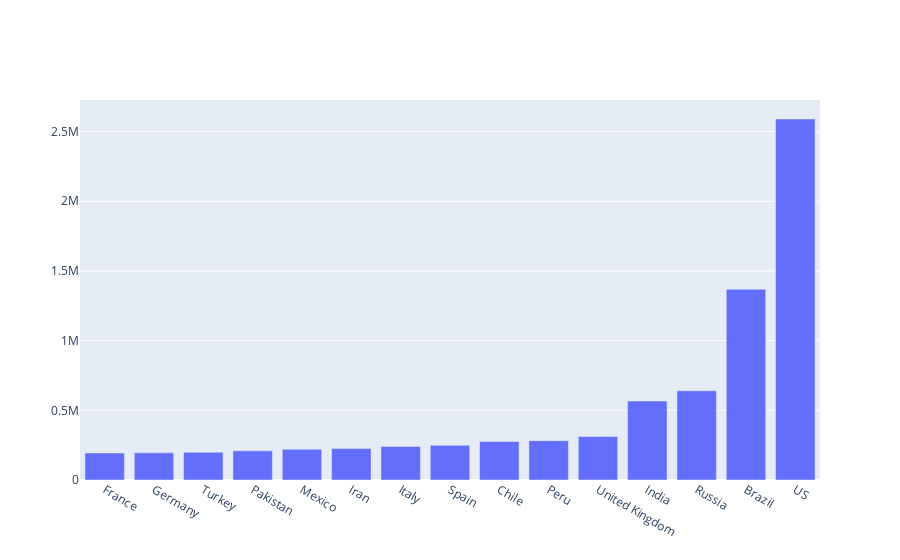

Here is the notebook cell this chart was saved with:
### Code cell
## Using plotly.graph_objs

tr1 = go.Bar(
    ## Plotted for top 15 countries
    x = data_overall.Country[173:],      
    y = data_overall.Confirmed[173:],
    name = 'Confirmed',
  #  text = data_overall.Country[173:]
)

tr2 = go.Bar(
    ## Plotted for top 15 countries
    x = data_overall.Country[173:],      
    y = data_overall.Deaths[173:],
    name = 'Confirmed',
  #  text = data_overall.Country[173:]
)


data1 = [tr1]
layout1 = go.Layout(barmode='group')
fig = go.Figure(data=data1 , layout=layout1)
iplot(fig)

### Figure 1 — Plotly figure (JSON) as saved in the notebook; plotly's stock layout.template omitted (floating-point values rounded to 4 significant figures)
{"data": [{"name": "Confirmed", "type": "bar", "x": ["France", "Germany", "Turkey", "Pakistan", "Mexico", "Iran", "Italy", "Spain", "Chile", "Peru", "United Kingdom", "India", "Russia", "Brazil", "US"], "y": [194109, 195042, 198613, 209337, 220657, 225205, 240436, 248970, 275999, 282365, 311965, 566840, 640246, 1368195, 2590552]}], "layout": {"barmode": "group"}}
